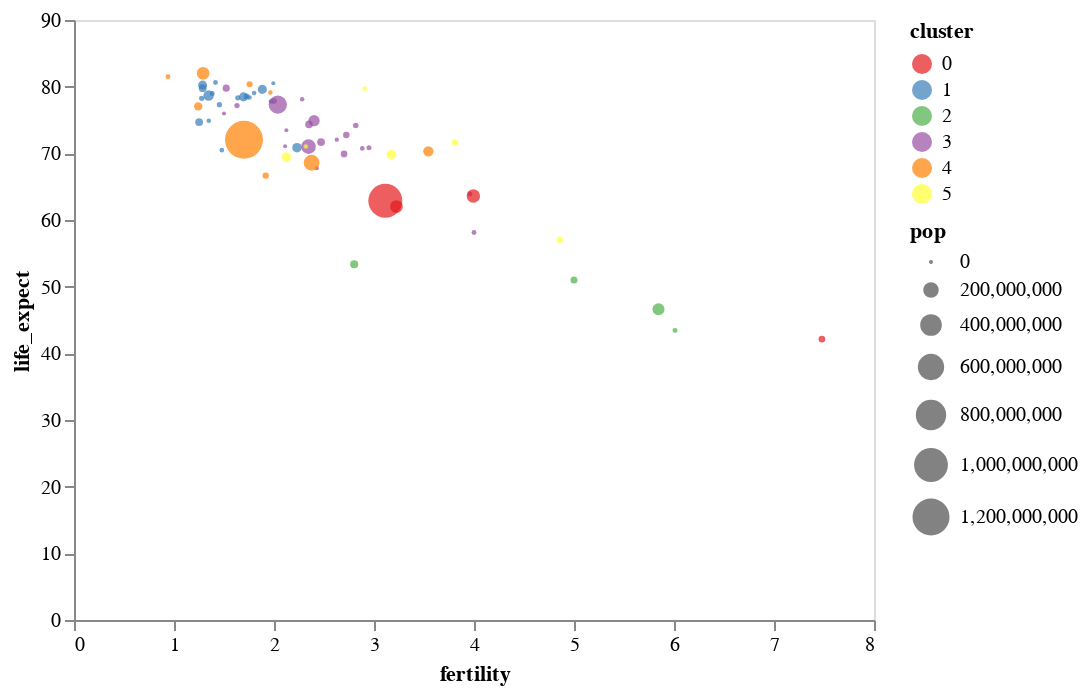

Here is the notebook cell this chart was saved with:
### Markdown cell above
If we wanted filled circles instead of open circles, there are two different ways to do this.  

The easiest is to use `mark_circle()` instead of `mark_point()`.

### Code cell
alt.Chart(data_2000).mark_circle().encode(
    x = alt.X('fertility:Q', axis = alt.Axis(grid = False)),
    y = alt.Y('life_expect:Q', axis = alt.Axis(grid = False)),
    color = alt.Color('cluster:N', scale = alt.Scale(scheme = 'set1' )),
    size = 'pop:Q'
)

### Figure 1 — Vega-Lite specification as saved in the notebook (floating-point values rounded to 4 significant figures)
{"config": {"view": {"continuousWidth": 400, "continuousHeight": 300}}, "data": {"name": "data-fdeb0b749a6385830bd1445d39ad6ea0"}, "mark": "circle", "encoding": {"color": {"field": "cluster", "scale": {"scheme": "set1"}, "type": "nominal"}, "size": {"field": "pop", "type": "quantitative"}, "x": {"axis": {"grid": false}, "field": "fertility", "type": "quantitative"}, "y": {"axis": {"grid": false}, "field": "life_expect", "type": "quantitative"}}, "$schema": "https://vega.github.io/schema/vega-lite/v4.17.0.json", "datasets": {"data-fdeb0b749a6385830bd1445d39ad6ea0": [{"year": 2000, "country": "Afghanistan", "cluster": 0, "pop": 23898198, "life_expect": 42.13, "fertility": 7.479}, {"year": 2000, "country": "Argentina", "cluster": 3, "pop": 37497728, "life_expect": 74.34, "fertility": 2.35}, {"year": 2000, "country": "Aruba", "cluster": 3, "pop": 69539, "life_expect": 73.45, "fertility": 2.124}, {"year": 2000, "country": "Australia", "cluster": 4, "pop": 19164620, "life_expect": 80.37, "fertility": 1.756}, {"year": 2000, "country": "Austria", "cluster": 1, "pop": 8113413, "life_expect": 78.98, "fertility": 1.382}, {"year": 2000, "country": "Bahamas", "cluster": 3, "pop": 290075, "life_expect": 71.07, "fertility": 2.111}, {"year": 2000, "country": "Bangladesh", "cluster": 0, "pop": 130406594, "life_expect": 62.01, "fertility": 3.224}, {"year": 2000, "country": "Barbados", "cluster": 3, "pop": 273483, "life_expect": 75.97, "fertility": 1.5}, {"year": 2000, "country": "Belgium", "cluster": 1, "pop": 10263618, "life_expect": 78.32, "fertility": 1.638}, {"year": 2000, "country": "Bolivia", "cluster": 3, "pop": 8152620, "life_expect": 63.88, "fertility": 3.958}, {"year": 2000, "country": "Brazil", "cluster": 3, "pop": 175552771, "life_expect": 71.01, "fertility": 2.345}, {"year": 2000, "country": "Canada", "cluster": 3, "pop": 31278097, "life_expect": 79.77, "fertility": 1.522}, {"year": 2000, "country": "Chile", "cluster": 3, "pop": 15153450, "life_expect": 77.86, "fertility": 2.0}, {"year": 2000, "country": "China", "cluster": 4, "pop": 1262645000, "life_expect": 72.03, "fertility": 1.7}, {"year": 2000, "country": "Colombia", "cluster": 3, "pop": 39685655, "life_expect": 71.68, "fertility": 2.47}, {"year": 2000, "country": "Costa Rica", "cluster": 3, "pop": 3710558, "life_expect": 78.12, "fertility": 2.281}, {"year": 2000, "country": "Croatia", "cluster": 1, "pop": 4410830, "life_expect": 74.88, "fertility": 1.348}, {"year": 2000, "country": "Cuba", "cluster": 3, "pop": 11134273, "life_expect": 77.16, "fertility": 1.63}, {"year": 2000, "country": "Dominican Republic", "cluster": 3, "pop": 8385828, "life_expect": 70.85, "fertility": 2.95}, {"year": 2000, "country": "Ecuador", "cluster": 3, "pop": 12505204, "life_expect": 74.17, "fertility": 2.817}, {"year": 2000, "country": "Egypt", "cluster": 5, "pop": 70492342, "life_expect": 69.81, "fertility": 3.174}, {"year": 2000, "country": "El Salvador", "cluster": 3, "pop": 6122515, "life_expect": 70.73, "fertility": 2.883}, {"year": 2000, "country": "Finland", "cluster": 1, "pop": 5168595, "life_expect": 78.37, "fertility": 1.754}, {"year": 2000, "country": "France", "cluster": 1, "pop": 59381628, "life_expect": 79.59, "fertility": 1.883}, {"year": 2000, "country": "Georgia", "cluster": 1, "pop": 4777209, "life_expect": 70.48, "fertility": 1.478}, {"year": 2000, "country": "Germany", "cluster": 1, "pop": 82187909, "life_expect": 78.67, "fertility": 1.346}, {"year": 2000, "country": "Greece", "cluster": 1, "pop": 10559110, "life_expect": 78.26, "fertility": 1.277}, {"year": 2000, "country": "Grenada", "cluster": 3, "pop": 89312, "life_expect": 67.75, "fertility": 2.429}, {"year": 2000, "country": "Haiti", "cluster": 3, "pop": 7306302, "life_expect": 58.14, "fertility": 4.0}, {"year": 2000, "country": "Hong Kong", "cluster": 4, "pop": 6658720, "life_expect": 81.5, "fertility": 0.94}, {"year": 2000, "country": "Iceland", "cluster": 1, "pop": 281043, "life_expect": 80.5, "fertility": 1.993}, {"year": 2000, "country": "India", "cluster": 0, "pop": 1007702000, "life_expect": 62.88, "fertility": 3.113}, {"year": 2000, "country": "Indonesia", "cluster": 4, "pop": 206265000, "life_expect": 68.59, "fertility": 2.376}, {"year": 2000, "country": "Iran", "cluster": 5, "pop": 65660289, "life_expect": 69.45, "fertility": 2.124}, {"year": 2000, "country": "Iraq", "cluster": 5, "pop": 22675617, "life_expect": 57.05, "fertility": 4.858}, {"year": 2000, "country": "Ireland", "cluster": 1, "pop": 3791690, "life_expect": 77.78, "fertility": 1.969}, {"year": 2000, "country": "Israel", "cluster": 5, "pop": 5842454, "life_expect": 79.7, "fertility": 2.906}, {"year": 2000, "country": "Italy", "cluster": 1, "pop": 57719337, "life_expect": 80.24, "fertility": 1.286}, {"year": 2000, "country": "Jamaica", "cluster": 3, "pop": 2615467, "life_expect": 72.05, "fertility": 2.628}, {"year": 2000, "country": "Japan", "cluster": 4, "pop": 126699784, "life_expect": 82.0, "fertility": 1.291}, {"year": 2000, "country": "Kenya", "cluster": 2, "pop": 29985839, "life_expect": 50.99, "fertility": 5.0}, {"year": 2000, "country": "South Korea", "cluster": 4, "pop": 21647682, "life_expect": 66.66, "fertility": 1.917}, {"year": 2000, "country": "North Korea", "cluster": 4, "pop": 47351083, "life_expect": 77.05, "fertility": 1.242}, {"year": 2000, "country": "Lebanon", "cluster": 5, "pop": 3578036, "life_expect": 71.03, "fertility": 2.319}, {"year": 2000, "country": "Mexico", "cluster": 3, "pop": 99926620, "life_expect": 74.9, "fertility": 2.401}, {"year": 2000, "country": "Netherlands", "cluster": 1, "pop": 15907853, "life_expect": 78.53, "fertility": 1.726}, {"year": 2000, "country": "New Zealand", "cluster": 4, "pop": 3819762, "life_expect": 79.11, "fertility": 1.964}, {"year": 2000, "country": "Nigeria", "cluster": 2, "pop": 114306700, "life_expect": 46.61, "fertility": 5.845}, {"year": 2000, "country": "Norway", "cluster": 1, "pop": 4492400, "life_expect": 79.05, "fertility": 1.801}, {"year": 2000, "country": "Pakistan", "cluster": 0, "pop": 146342958, "life_expect": 63.61, "fertility": 3.994}, {"year": 2000, "country": "Peru", "cluster": 3, "pop": 25979722, "life_expect": 69.91, "fertility": 2.7}, {"year": 2000, "country": "Philippines", "cluster": 4, "pop": 79739825, "life_expect": 70.3, "fertility": 3.544}, {"year": 2000, "country": "Poland", "cluster": 1, "pop": 38654164, "life_expect": 74.67, "fertility": 1.251}, {"year": 2000, "country": "Portugal", "cluster": 1, "pop": 10335597, "life_expect": 77.29, "fertility": 1.454}, {"year": 2000, "country": "Rwanda", "cluster": 2, "pop": 7507056, "life_expect": 43.41, "fertility": 6.01}, {"year": 2000, "country": "Saudi Arabia", "cluster": 5, "pop": 23153090, "life_expect": 71.63, "fertility": 3.81}, {"year": 2000, "country": "South Africa", "cluster": 2, "pop": 44066197, "life_expect": 53.37, "fertility": 2.802}, {"year": 2000, "country": "Spain", "cluster": 1, "pop": 40016081, "life_expect": 79.78, "fertility": 1.287}, {"year": 2000, "country": "Switzerland", "cluster": 1, "pop": 7266920, "life_expect": 80.62, "fertility": 1.415}, {"year": 2000, "country": "Turkey", "cluster": 1, "pop": 65666677, "life_expect": 70.84, "fertility": 2.23}, {"year": 2000, "country": "United Kingdom", "cluster": 1, "pop": 59522468, "life_expect": 78.47, "fertility": 1.695}, {"year": 2000, "country": "United States", "cluster": 3, "pop": 282338631, "life_expect": 77.31, "fertility": 2.038}, {"year": 2000, "country": "Venezuela", "cluster": 3, "pop": 23542649, "life_expect": 72.77, "fertility": 2.723}]}}
